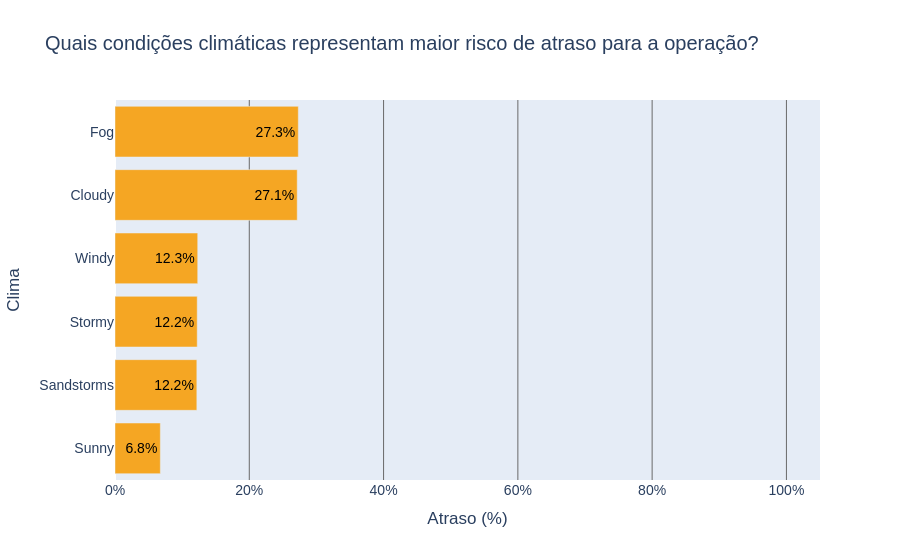

Notebook cell for this chart:
### Code cell
'''
Exercício 3 — Impacto do clima nos atrasos

Tarefa
Analise como as condições climáticas influenciam os atrasos nas entregas.
Faça um gráfico de barras horizontais mostrando o percentual de atrasos por condição climática
usando as colunas Weather, Order_ID e Delivery_Status.

- Para cada condição climática, calcule o percentual de pedidos com status delay.
- Ordene do maior para o menor percentual de atraso.

Pergunta de negócio
Quais condições climáticas representam maior risco de atraso para a operação?
'''
df_risco = df.groupby(['Weather', 'Delivery_Status'])['Order_ID'].nunique().reset_index(name='Qtd')
df_risco['Total'] = df_risco.groupby('Weather')['Qtd'].transform('sum')
df_risco['Taxa_Atraso'] = (df_risco['Qtd'] / df_risco['Total']) * 100

df_atraso = df_risco[df_risco['Delivery_Status'] == 'delay'].sort_values('Taxa_Atraso', ascending=True)

# Ordenar para que os climas com MAIOR taxa de atraso apareçam primeiro
# ordem_risco = df_risco[df_risco['Delivery_Status'] == 'delay'].sort_values('Taxa_Atraso', ascending=False)['Weather'].tolist()

# 2. Criação do Gráfico
fig = px.bar(
    df_atraso, 
    y='Weather', 
    x='Taxa_Atraso', 
    color='Delivery_Status',
    orientation='h',
    title='Quais condições climáticas representam maior risco de atraso para a operação?',
    text=df_atraso['Taxa_Atraso'].apply(lambda x: f'{x:.1f}%'),
    # category_orders={"Weather": ordem_risco, "Delivery_Status": ["ontime", "delay"]},
    color_discrete_map={'ontime': '#4A90E2', 'delay': '#F5A623'}
)

# 3. Estilização para Resposta Executiva
fig.update_layout(
    font=dict(family="Arial", size=14),
    # plot_bgcolor='white',
    bargap=0.2,
    xaxis=dict(
        title="Atraso (%)",
        ticksuffix="%",
        range=[0, 105],
        dtick=20,
        showgrid=True,
        gridcolor='dimgray'
    ),
    yaxis=dict(
        title='Clima'
    ),
    showlegend=False
)

fig.update_traces(
    textfont_color="black",
)


fig.show()

### Figure 1 — Plotly figure (JSON) as saved in the notebook; plotly's stock layout.template omitted (floating-point values rounded to 4 significant figures)
{"data": [{"hovertemplate": "Delivery_Status=delay<br>Taxa_Atraso=%{x}<br>Weather=%{y}<br>text=%{text}<extra></extra>", "legendgroup": "delay", "marker": {"color": "#F5A623", "pattern": {"shape": ""}}, "name": "delay", "orientation": "h", "showlegend": true, "text": ["6.8%", "12.2%", "12.2%", "12.3%", "27.1%", "27.3%"], "textfont": {"color": "black"}, "textposition": "auto", "type": "bar", "x": [6.753, 12.19, 12.25, 12.32, 27.14, 27.3], "xaxis": "x", "y": ["Sunny", "Sandstorms", "Stormy", "Windy", "Cloudy", "Fog"], "yaxis": "y"}], "layout": {"bargap": 0.2, "barmode": "relative", "font": {"family": "Arial", "size": 14}, "legend": {"title": {"text": "Delivery_Status"}, "tracegroupgap": 0}, "showlegend": false, "title": {"text": "Quais condições climáticas representam maior risco de atraso para a operação?"}, "xaxis": {"anchor": "y", "domain": [0, 1], "dtick": 20, "gridcolor": "dimgray", "range": [0, 105], "showgrid": true, "ticksuffix": "%", "title": {"text": "Atraso (%)"}}, "yaxis": {"anchor": "x", "domain": [0, 1], "title": {"text": "Clima"}}}}
